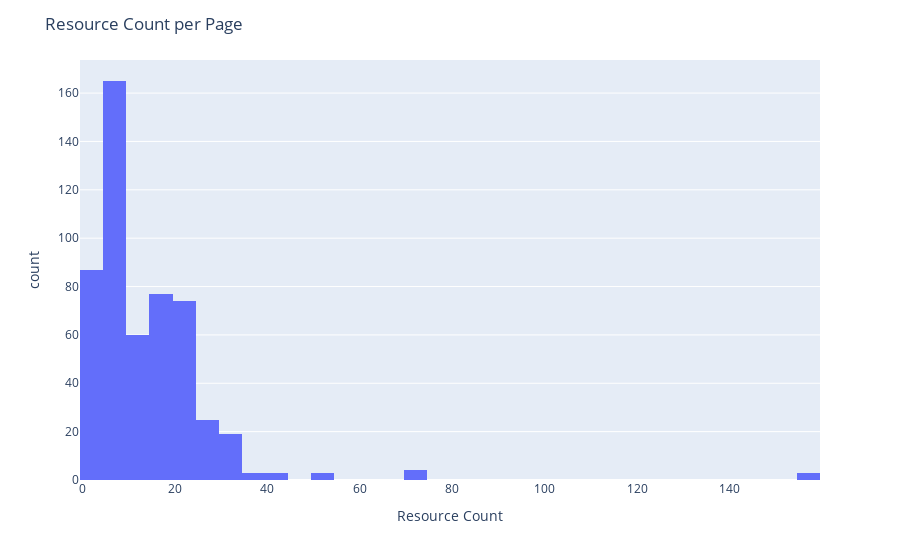

Source (notebook cell):
### Code cell
# 5. Histogram of Resource Count per Page
fig = px.histogram(df, x='Resource Count')
fig.update_layout(title_text='Resource Count per Page')
fig.show()
fig.write_html('../../fam-report-site/public/Web-Analytics/resource_counts.html')

### Figure 1 — Plotly figure (JSON) as saved in the notebook; plotly's stock layout.template omitted (floating-point values rounded to 4 significant figures; data arrays with more than 128 entries replaced by an {"elided": "..."} marker saying what was removed)
{"data": [{"alignmentgroup": "True", "bingroup": "x", "hovertemplate": "Resource Count=%{x}<br>count=%{y}<extra></extra>", "legendgroup": "", "marker": {"color": "#636efa", "pattern": {"shape": ""}}, "name": "", "offsetgroup": "", "orientation": "v", "showlegend": false, "type": "histogram", "x": {"elided": "523 int values"}, "xaxis": "x", "yaxis": "y"}], "layout": {"barmode": "relative", "legend": {"tracegroupgap": 0}, "margin": {"t": 60}, "title": {"text": "Resource Count per Page"}, "xaxis": {"anchor": "y", "domain": [0, 1], "title": {"text": "Resource Count"}}, "yaxis": {"anchor": "x", "domain": [0, 1], "title": {"text": "count"}}}}
